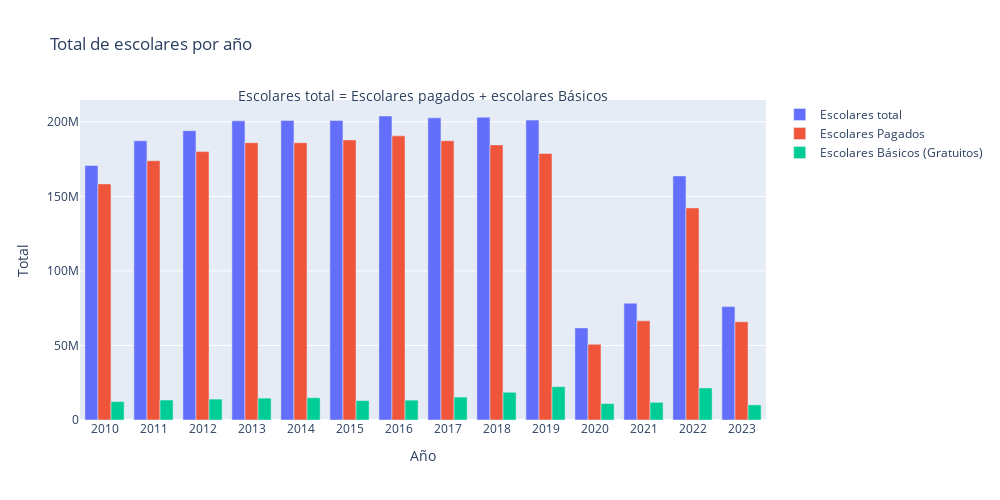

The code cell stored with this chart in its notebook:
### Markdown cell above
### Gráfico N°2 Total de pasajeros escolares por año

### Code cell
# Paso 1: Convertir la columna "Mes y año" al formato de fecha
df_totales["Mes y año"] = pd.to_datetime(df_totales["Mes y año"], format="%Y.%m.%d")

# Paso 2: Extraer el año de la columna de fechas y agrupar por año
df_totales["Año"] = df_totales["Mes y año"].dt.year
totales_por_año = df_totales.groupby("Año").sum().reset_index()

# Paso 3: Convertir las columnas de totales en una sola columna "Total" con su categoría correspondiente
totales_melted = totales_por_año.melt(id_vars=["Año"], var_name="Categoría", value_name="Total")

# Filtrar solo las categorías que se desean graficar
categorias_a_graficar = ["Escolares total", "Escolares Pagados", "Escolares Básicos (Gratuitos)"]
totales_melted = totales_melted[totales_melted["Categoría"].isin(categorias_a_graficar)]

# Paso 4: Crear el gráfico de barras utilizando Plotly
fig = go.Figure()

for categoria in categorias_a_graficar:
    fig.add_trace(go.Bar(x=totales_melted["Año"], y=totales_melted[totales_melted["Categoría"]==categoria]["Total"],
                         name=categoria))

# Agregar la anotación
fig.add_annotation(
    xref="paper", yref="paper",
    x=0.5, y=1.05,
    text="Escolares total = Escolares pagados + escolares Básicos",
    showarrow=False,
    font=dict(size=14))

# Personalización del gráfico
fig.update_layout(
    title="Total de escolares por año",
    xaxis_title="Año",
    yaxis_title="Total",
    xaxis=dict(tickmode='linear'),  # Mostrar todos los años en el eje x
    width=1000,  # Ancho del gráfico
    height=500,  # Alto del gráfico
    bargap=0.2  # Espacio entre las barras
)

fig.show()

### Figure 1 — Plotly figure (JSON) as saved in the notebook; plotly's stock layout.template omitted (floating-point values rounded to 4 significant figures)
{"data": [{"name": "Escolares total", "type": "bar", "x": [2010, 2011, 2012, 2013, 2014, 2015, 2016, 2017, 2018, 2019, 2020, 2021, 2022, 2023, 2010, 2011, 2012, 2013, 2014, 2015, 2016, 2017, 2018, 2019, 2020, 2021, 2022, 2023, 2010, 2011, 2012, 2013, 2014, 2015, 2016, 2017, 2018, 2019, 2020, 2021, 2022, 2023], "y": [170726601, 187263021, 194043272, 200662521, 200910316, 200897366, 203895806, 202675335, 203116272, 201152646, 61782897, 78337419, 163709425, 76056705]}, {"name": "Escolares Pagados", "type": "bar", "x": [2010, 2011, 2012, 2013, 2014, 2015, 2016, 2017, 2018, 2019, 2020, 2021, 2022, 2023, 2010, 2011, 2012, 2013, 2014, 2015, 2016, 2017, 2018, 2019, 2020, 2021, 2022, 2023, 2010, 2011, 2012, 2013, 2014, 2015, 2016, 2017, 2018, 2019, 2020, 2021, 2022, 2023], "y": [158364506, 173867366, 180025945, 185997517, 185969482, 187877627, 190578431, 187295349, 184523371, 178775059, 50764035, 66487816, 142238072, 65899525]}, {"name": "Escolares Básicos (Gratuitos)", "type": "bar", "x": [2010, 2011, 2012, 2013, 2014, 2015, 2016, 2017, 2018, 2019, 2020, 2021, 2022, 2023, 2010, 2011, 2012, 2013, 2014, 2015, 2016, 2017, 2018, 2019, 2020, 2021, 2022, 2023, 2010, 2011, 2012, 2013, 2014, 2015, 2016, 2017, 2018, 2019, 2020, 2021, 2022, 2023], "y": [12362095, 13395655, 14017327, 14665004, 14940834, 13019739, 13317375, 15379986, 18592901, 22377587, 11018862, 11849603, 21471353, 10157180]}], "layout": {"annotations": [{"font": {"size": 14}, "showarrow": false, "text": "Escolares total = Escolares pagados + escolares Básicos", "x": 0.5, "xref": "paper", "y": 1.05, "yref": "paper"}], "bargap": 0.2, "height": 500, "title": {"text": "Total de escolares por año"}, "width": 1000, "xaxis": {"tickmode": "linear", "title": {"text": "Año"}}, "yaxis": {"title": {"text": "Total"}}}}
